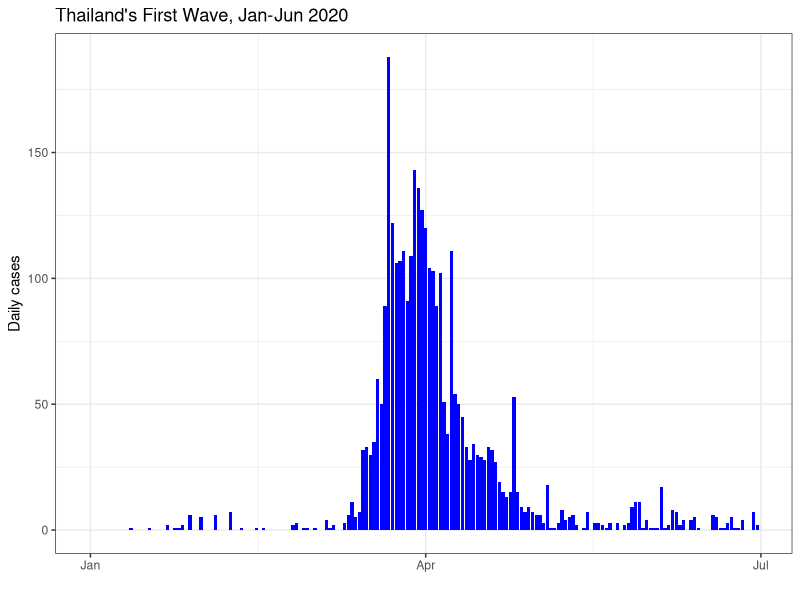
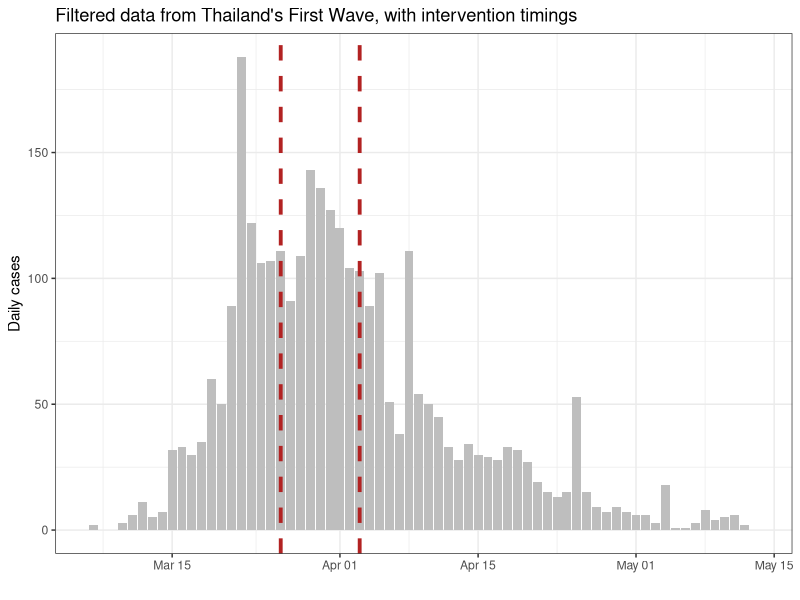
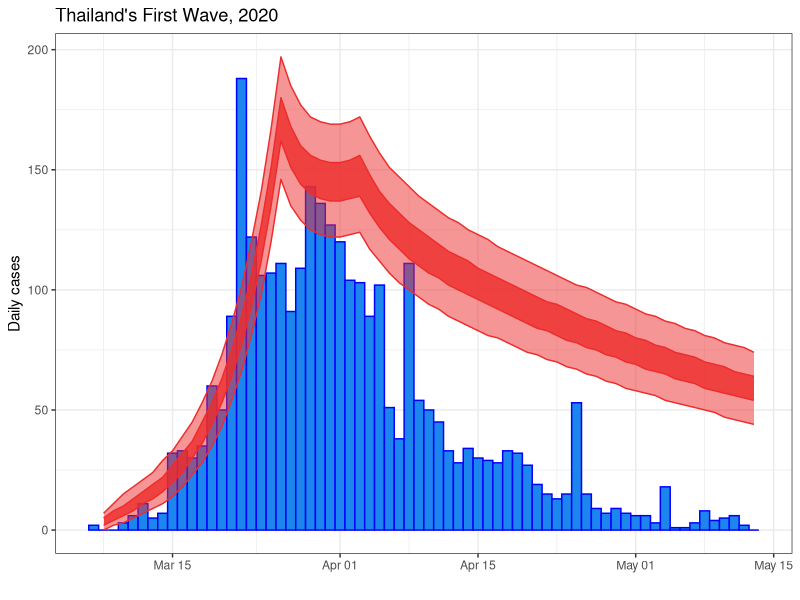
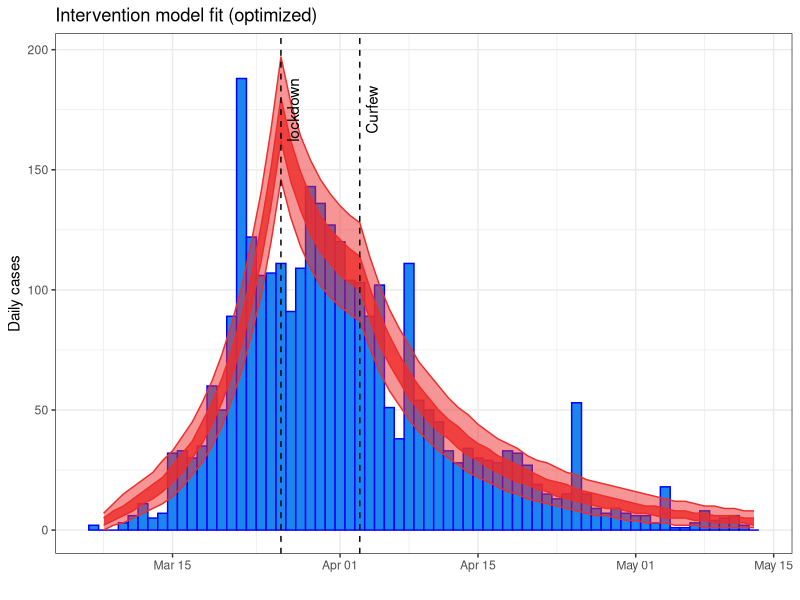

Here is the R script that generated these plots, in order:
## ---- chunk 1
knitr::opts_chunk$set(
    fig.align = "center"
)
## ---- chunk 2
library(dplyr)
library(deSolve)
library(ggplot2)
## ---- chunk 3
first_wave <- read.csv("first_wave_TH.csv", colClasses = c("Date", "numeric", "numeric"))
first_wave$Date <- as.Date(first_wave$Date, format = "%Y-%m-%d")

ggplot(first_wave, aes(x = Date, y = Cases)) +
    geom_col(fill = "blue") +
    ylab("Daily cases") +
    xlab("") +
    ggtitle("Thailand's First Wave, Jan-Jun 2020") +
    theme_bw() 
## ---- chunk 4
fitting_start_date <- as.Date("2020-03-07") # start of fitting window
emergency_start_date <- as.Date("2020-03-26") # Start of Emergency declaration
curfew_start_date <- as.Date("2020-04-03") # Start of Curfew
fitting_end_date <- as.Date("2020-05-13") # end of fitting window
## ---- chunk 5
outbreak <- first_wave %>%
    filter(Date >= fitting_start_date, Date <= fitting_end_date)

# Visual check of the filtered outbreak data and intervention times
ggplot(outbreak, aes(x = Date, y = Cases)) +
    geom_col(fill = "gray") +
    ylab("Daily cases") +
    xlab("") +
    ggtitle("Filtered data from Thailand's First Wave, with intervention timings") +
    theme_bw() +
    geom_vline(xintercept = emergency_start_date, colour='firebrick', 
               linetype='dashed', size=1.3) +
    geom_vline(xintercept = curfew_start_date, colour='firebrick', 
               linetype='dashed', size=1.3)
## ---- chunk 6
parameters <- c(
    R0 = 3.970588, # from the NM fitting session
    latent_period = 5, # Rounded from Trauer, J.M., Lydeamore, M.J., Dalton, G.W. et al. Understanding how Victoria, Australia gained control of its second COVID-19 wave. Nat Commun 12, 6266 (2021). https://doi.org/10.1038/s41467-021-26558-4
    infectious_period = 6, # Rounded from Trauer et al
    emergency_efficacy = 0.70, # guess, assuming R_interventions = (1-efficacy) * R0
    curfew_efficacy = 0.80 # guess
)
## ---- chunk 7
# Initial conditions
Total_population <- 6.6e7 # Roughly population of Thailand
Initial_exposed <- 0 # Simplifying assumption
Initial_infectious <- 30.356868 # from the NM fitting session
Initial_recovered <- 0 # simplifying assumption
Initial_susceptible <- Total_population - Initial_exposed - Initial_infectious - Initial_recovered


# State variables
state <- c(
    Susceptible = Initial_susceptible,
    Exposed = Initial_exposed,
    Infectious = Initial_infectious,
    Recovered = Initial_recovered
)

# Time window
times <- seq(fitting_start_date, fitting_end_date, by = 1)
## ---- chunk 8
COVID.intervention <- function(t, state, parameters) {
    with(as.list(c(state, parameters)), {

        # Calculate the total population size
        Total_population <- Susceptible + Exposed + Infectious + Recovered

        # Calculate intervention efficacy
        if (t < as.numeric(emergency_start_date - fitting_start_date)) {
            intervention_efficacy <- 0
        } else if (t >= as.numeric(emergency_start_date - fitting_start_date) &&
            t < as.numeric(curfew_start_date - fitting_start_date)) {
            intervention_efficacy <- emergency_efficacy
        } else {
            intervention_efficacy <- curfew_efficacy
        }


        # Calculate the new reproduction number in the presence of interventions
        R_interventions <- (1 - intervention_efficacy) * R0 # assuming everyone starts susceptible

        # Calculate the average force of infection imposed on each susceptible individual
        force_of_infection <- R_interventions * Infectious / (Total_population * infectious_period)

        # Calculate the net (instantaneous) change in each state variable
        Susceptible_change <- -force_of_infection * Susceptible
        Exposed_change <- force_of_infection * Susceptible - Exposed / latent_period
        Infectious_change <- Exposed / latent_period - Infectious / infectious_period
        Recovered_change <- Infectious / infectious_period

        # Return net changes as list
        return(list(
            c(
                Susceptible_change,
                Exposed_change,
                Infectious_change,
                Recovered_change
            )
        ))
    })
}
## ---- chunk 9
# Wrapper function to solve model and tidy up output
solve.intervention.model <- function(y_ = state,
                                     times_ = times,
                                     func. = COVID.intervention,
                                     parms_ = parameters) {
    out <- ode(
        y = y_,
        times = as.numeric(times_ - times_[1]),
        func = func.,
        parms = parms_
    )


    # Calculate the prevalence, incidence and cumulative incidence (for comparison with data)
    out <- as.data.frame(out) %>%
        mutate(
            Incidence = Exposed / parms_["latent_period"],
            Cumulative_incidence = cumsum(Incidence) + Incidence[1],
            Population = Susceptible + Exposed + Infectious + Recovered,
            Prevalence = (Exposed + Infectious)/Population,
            Date = times_
        )

    return(as.data.frame(out))
}
## ---- chunk 10
# Run the model for out initial set of parameters
out_init <- solve.intervention.model()


# Make sure to add observational uncertainty
out_init <- out_init %>%
    mutate(
        lower50 = qpois(p = 0.25, lambda = Incidence), # 50% confidence interval (i.e., 25 - 75th centiles)
        upper50 = qpois(p = 0.75, lambda = Incidence),
        lower95 = qpois(p = 0.025, lambda = Incidence), # 95% confidence interval (i.e., 2.5 - 97.5th centiles)
        upper95 = qpois(p = 0.975, lambda = Incidence)
    )

# Plot initial estimate
ggplot(outbreak) +
    geom_col(aes(x = Date, y = Cases), width = 1, fill = "dodgerblue2", colour = "blue") +
    geom_ribbon(
        data = out_init[-1, ], aes(x = Date, ymin = lower50, ymax = upper50),
        fill = "firebrick2", colour = "firebrick2", alpha = 0.8
    ) +
    geom_ribbon(
        data = out_init[-1, ], aes(x = Date, ymin = lower95, ymax = upper95),
        fill = "firebrick2", colour = "firebrick2", alpha = 0.5
    ) +
    ylab("Daily cases") +
    xlab("") +
    ggtitle("Thailand's First Wave, 2020") +
    theme_bw()
## ---- chunk 11
logit <- function(x) {
    return(log(x / (1 - x)))
}

# And its inverse
inverse.logit <- function(x) {
    return(exp(x) / (1 + exp(x)))
}
## ---- chunk 12
negative.log.likelihood <- function(transformed_parameters, # assumes logit form of parameters -- per Wednesday arvo session
                                    data = outbreak$Cases[-1],
                                    state_ = state,
                                    times_ = times,
                                    func. = COVID.intervention, # note this is our ode solver
                                    parms_base = parameters) {

    # Back-transform model parameters (inverse logit)
    parms_base[c("emergency_efficacy", "curfew_efficacy")] <-
        inverse.logit(transformed_parameters[c("emergency_efficacy", "curfew_efficacy")])

    # Solve model with updated parameters
    out <- solve.intervention.model(
        state_,
        times_,
        func.,
        parms_base
    )

    return(-sum(dpois(
        x = data,
        lambda = out$Incidence[-1],
        log = TRUE
    ))) # Poisson observation model
}
## ---- chunk 13
init_parameters <- c(logit(parameters[c(
    "emergency_efficacy",
    "curfew_efficacy"
)]))

# Calculate initial negative log-likelihood
negative.log.likelihood(init_parameters)
negative_log_likelihood_initial <- -sum(dpois(
    x = outbreak$Cases[-1],
    lambda = out_init$Incidence[-1], # This is from the previous section!
    log = TRUE
))
negative_log_likelihood_initial
## ---- chunk 14
optim_NM <- optim(
    par = init_parameters,
    fn = negative.log.likelihood,
    method = "Nelder-Mead",
    hessian = TRUE
)

# Check for convergence
optim_NM$convergence # 0 - converged; nonzero - failed

# Back-transform parameters
c(inverse.logit(optim_NM$par[c(
    "emergency_efficacy",
    "curfew_efficacy"
)]))

# Inspect the optimal negative log-likelihood
optim_NM$value
## ---- chunk 15
optimal_parameters <- parameters
optimal_parameters[c(
    "emergency_efficacy",
    "curfew_efficacy"
)] <- inverse.logit(optim_NM$par[c(
    "emergency_efficacy",
    "curfew_efficacy"
)])



# Solve the model given the optimal parameters and initial conditions
optimal_solution <- solve.intervention.model(
    y_ = state,
    times_ = times,
    func. = COVID.intervention,
    parms = optimal_parameters
)


# Calculate the observational confidence intervals
optimal_solution <- optimal_solution %>%
    mutate(
        lower50 = qpois(p = 0.25, lambda = Incidence), # 50% confidence interval (i.e., 25 - 75th centiles)
        upper50 = qpois(p = 0.75, lambda = Incidence),
        lower95 = qpois(p = 0.025, lambda = Incidence), # 95% confidence interval (i.e., 2.5 - 97.5th centiles)
        upper95 = qpois(p = 0.975, lambda = Incidence)
    )

ggplot(outbreak) +
    geom_col(
        aes(x = Date, y = Cases),
        width = 1.0,
        fill = "dodgerblue2",
        colour = "blue"
    ) +
    geom_ribbon(
        data = optimal_solution[-1, ],
        aes(x = Date, ymin = lower50, ymax = upper50),
        fill = "firebrick2", colour = "firebrick2", alpha = 0.8
    ) +
    geom_ribbon(
        data = optimal_solution[-1, ],
        aes(x = Date, ymin = lower95, ymax = upper95),
        fill = "firebrick2", colour = "firebrick2", alpha = 0.5
    ) +
    ylab("Daily cases") +
    xlab("") +
    ggtitle("Intervention model fit (optimized)") +
    geom_vline(
        aes(xintercept = emergency_start_date),
        linetype = "dashed"
    ) +
    geom_vline(
        aes(xintercept = curfew_start_date),
        linetype = "dashed"
    ) +
    annotate(
        geom = "text",
        label = c("lockdown", "Curfew"),
        x = c(emergency_start_date, curfew_start_date),
        y = c(175, 175),
        angle = 90,
        vjust = 1.5
    ) +
    theme_bw()
## ---- chunk 16
covar_matrix <- solve(optim_NM$hessian)
std_errors <- sqrt(diag(covar_matrix))
estimates_transformed <- data.frame(
    estimate = optim_NM$par,
    std_error = std_errors
) %>%
    dplyr::mutate(
        lower95CI = estimate - 1.96 * std_error,
        upper95CI = estimate + 1.96 * std_error
    )
estimates_transformed

# Back-transform estimates and confidence intervals
estimates <- inverse.logit(estimates_transformed[, -2])
estimates
